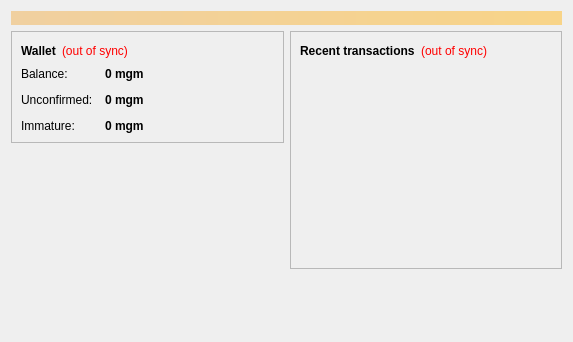
<?xml version="1.0" encoding="UTF-8"?>
<ui version="4.0">
 <class>OverviewPage</class>
 <widget class="QWidget" name="OverviewPage">
  <property name="geometry">
   <rect>
    <x>0</x>
    <y>0</y>
    <width>573</width>
    <height>342</height>
   </rect>
  </property>
  <property name="windowTitle">
   <string>Form</string>
  </property>
  <layout class="QVBoxLayout" name="topLayout">
   <item>
    <widget class="QLabel" name="labelAlerts">
     <property name="visible">
      <bool>false</bool>
     </property>
     <property name="styleSheet">
      <string notr="true">background-color: qlineargradient(x1: 0, y1: 0, x2: 1, y2: 0, stop:0 #F0D0A0, stop:1 #F8D488); color:#000000;</string>
     </property>
     <property name="wordWrap">
      <bool>true</bool>
     </property>
     <property name="margin">
      <number>3</number>
     </property>
    </widget>
   </item>
   <item>
    <layout class="QHBoxLayout" name="horizontalLayout" stretch="1,1">
     <item>
      <layout class="QVBoxLayout" name="verticalLayout_2">
       <item>
        <widget class="QFrame" name="frame">
         <property name="frameShape">
          <enum>QFrame::StyledPanel</enum>
         </property>
         <property name="frameShadow">
          <enum>QFrame::Raised</enum>
         </property>
         <layout class="QVBoxLayout" name="verticalLayout_4">
          <item>
           <layout class="QHBoxLayout" name="horizontalLayout_4">
            <item>
             <widget class="QLabel" name="label_5">
              <property name="font">
               <font>
                <weight>75</weight>
                <bold>true</bold>
               </font>
              </property>
              <property name="text">
               <string>Wallet</string>
              </property>
             </widget>
            </item>
            <item>
             <widget class="QLabel" name="labelWalletStatus">
              <property name="toolTip">
               <string>The displayed information may be out of date. Your wallet automatically synchronizes with the magnum network after a connection is established, but this process has not completed yet.</string>
              </property>
              <property name="styleSheet">
               <string notr="true">QLabel { color: red; }</string>
              </property>
              <property name="text">
               <string notr="true">(out of sync)</string>
              </property>
              <property name="alignment">
               <set>Qt::AlignLeading|Qt::AlignLeft|Qt::AlignVCenter</set>
              </property>
             </widget>
            </item>
            <item>
             <spacer name="horizontalSpacer_2">
              <property name="orientation">
               <enum>Qt::Horizontal</enum>
              </property>
              <property name="sizeHint" stdset="0">
               <size>
                <width>40</width>
                <height>20</height>
               </size>
              </property>
             </spacer>
            </item>
           </layout>
          </item>
          <item>
           <layout class="QFormLayout" name="formLayout_2">
            <property name="fieldGrowthPolicy">
             <enum>QFormLayout::AllNonFixedFieldsGrow</enum>
            </property>
            <property name="horizontalSpacing">
             <number>12</number>
            </property>
            <property name="verticalSpacing">
             <number>12</number>
            </property>
            <item row="0" column="0">
             <widget class="QLabel" name="label">
              <property name="text">
               <string>Balance:</string>
              </property>
             </widget>
            </item>
            <item row="0" column="1">
             <widget class="QLabel" name="labelBalance">
              <property name="font">
               <font>
                <weight>75</weight>
                <bold>true</bold>
               </font>
              </property>
              <property name="cursor">
               <cursorShape>IBeamCursor</cursorShape>
              </property>
              <property name="toolTip">
               <string>Your current balance</string>
              </property>
              <property name="text">
               <string notr="true">0 mgm</string>
              </property>
              <property name="textInteractionFlags">
               <set>Qt::LinksAccessibleByMouse|Qt::TextSelectableByKeyboard|Qt::TextSelectableByMouse</set>
              </property>
             </widget>
            </item>
            <item row="1" column="0">
             <widget class="QLabel" name="label_3">
              <property name="text">
               <string>Unconfirmed:</string>
              </property>
             </widget>
            </item>
            <item row="1" column="1">
             <widget class="QLabel" name="labelUnconfirmed">
              <property name="font">
               <font>
                <weight>75</weight>
                <bold>true</bold>
               </font>
              </property>
              <property name="cursor">
               <cursorShape>IBeamCursor</cursorShape>
              </property>
              <property name="toolTip">
               <string>Total of transactions that have yet to be confirmed, and do not yet count toward the current balance</string>
              </property>
              <property name="text">
               <string notr="true">0 mgm</string>
              </property>
              <property name="textInteractionFlags">
               <set>Qt::LinksAccessibleByMouse|Qt::TextSelectableByKeyboard|Qt::TextSelectableByMouse</set>
              </property>
             </widget>
            </item>
            <item row="2" column="0">
             <widget class="QLabel" name="labelImmatureText">
              <property name="text">
               <string>Immature:</string>
              </property>
             </widget>
            </item>
            <item row="2" column="1">
             <widget class="QLabel" name="labelImmature">
              <property name="font">
               <font>
                <weight>75</weight>
                <bold>true</bold>
               </font>
              </property>
              <property name="toolTip">
               <string>Mined balance that has not yet matured</string>
              </property>
              <property name="text">
               <string notr="true">0 mgm</string>
              </property>
              <property name="textInteractionFlags">
               <set>Qt::LinksAccessibleByMouse|Qt::TextSelectableByKeyboard|Qt::TextSelectableByMouse</set>
              </property>
             </widget>
            </item>
           </layout>
          </item>
         </layout>
        </widget>
       </item>
       <item>
        <spacer name="verticalSpacer">
         <property name="orientation">
          <enum>Qt::Vertical</enum>
         </property>
         <property name="sizeHint" stdset="0">
          <size>
           <width>20</width>
           <height>40</height>
          </size>
         </property>
        </spacer>
       </item>
      </layout>
     </item>
     <item>
      <layout class="QVBoxLayout" name="verticalLayout_3">
       <item>
        <widget class="QFrame" name="frame_2">
         <property name="frameShape">
          <enum>QFrame::StyledPanel</enum>
         </property>
         <property name="frameShadow">
          <enum>QFrame::Raised</enum>
         </property>
         <layout class="QVBoxLayout" name="verticalLayout">
          <item>
           <layout class="QHBoxLayout" name="horizontalLayout_2">
            <item>
             <widget class="QLabel" name="label_4">
              <property name="text">
               <string>&lt;b&gt;Recent transactions&lt;/b&gt;</string>
              </property>
             </widget>
            </item>
            <item>
             <widget class="QLabel" name="labelTransactionsStatus">
              <property name="toolTip">
               <string>The displayed information may be out of date. Your wallet automatically synchronizes with the magnum network after a connection is established, but this process has not completed yet.</string>
              </property>
              <property name="styleSheet">
               <string notr="true">QLabel { color: red; }</string>
              </property>
              <property name="text">
               <string notr="true">(out of sync)</string>
              </property>
              <property name="alignment">
               <set>Qt::AlignRight|Qt::AlignTrailing|Qt::AlignVCenter</set>
              </property>
             </widget>
            </item>
            <item>
             <spacer name="horizontalSpacer">
              <property name="orientation">
               <enum>Qt::Horizontal</enum>
              </property>
              <property name="sizeHint" stdset="0">
               <size>
                <width>40</width>
                <height>20</height>
               </size>
              </property>
             </spacer>
            </item>
           </layout>
          </item>
          <item>
           <widget class="QListView" name="listTransactions">
            <property name="styleSheet">
             <string notr="true">QListView { background: transparent; }</string>
            </property>
            <property name="frameShape">
             <enum>QFrame::NoFrame</enum>
            </property>
            <property name="verticalScrollBarPolicy">
             <enum>Qt::ScrollBarAlwaysOff</enum>
            </property>
            <property name="horizontalScrollBarPolicy">
             <enum>Qt::ScrollBarAlwaysOff</enum>
            </property>
            <property name="selectionMode">
             <enum>QAbstractItemView::NoSelection</enum>
            </property>
           </widget>
          </item>
         </layout>
        </widget>
       </item>
       <item>
        <spacer name="verticalSpacer_2">
         <property name="orientation">
          <enum>Qt::Vertical</enum>
         </property>
         <property name="sizeHint" stdset="0">
          <size>
           <width>20</width>
           <height>40</height>
          </size>
         </property>
        </spacer>
       </item>
      </layout>
     </item>
    </layout>
   </item>
  </layout>
 </widget>
 <resources/>
 <connections/>
</ui>
